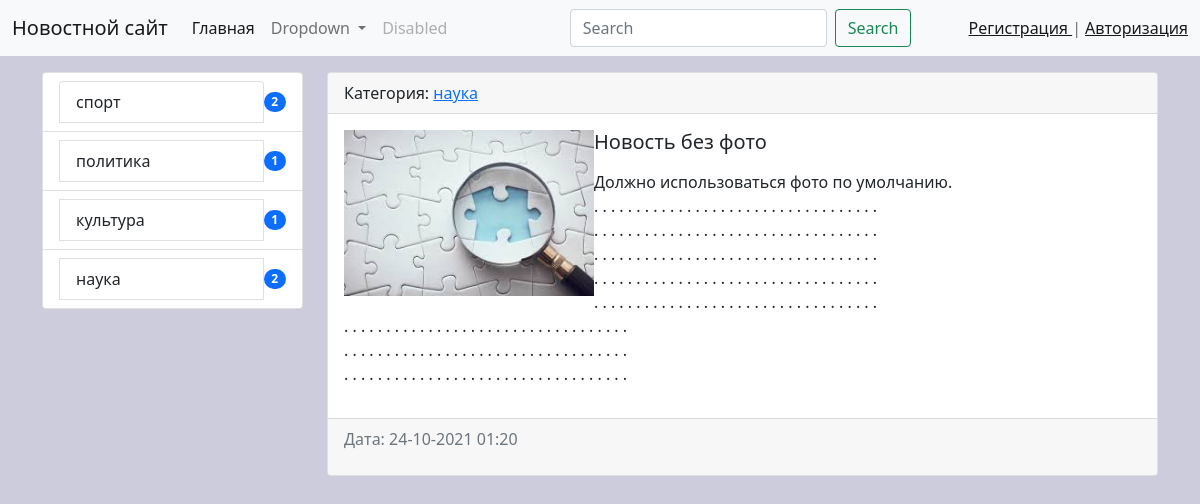
/news/11/, run on an earlier commit of the app's database.
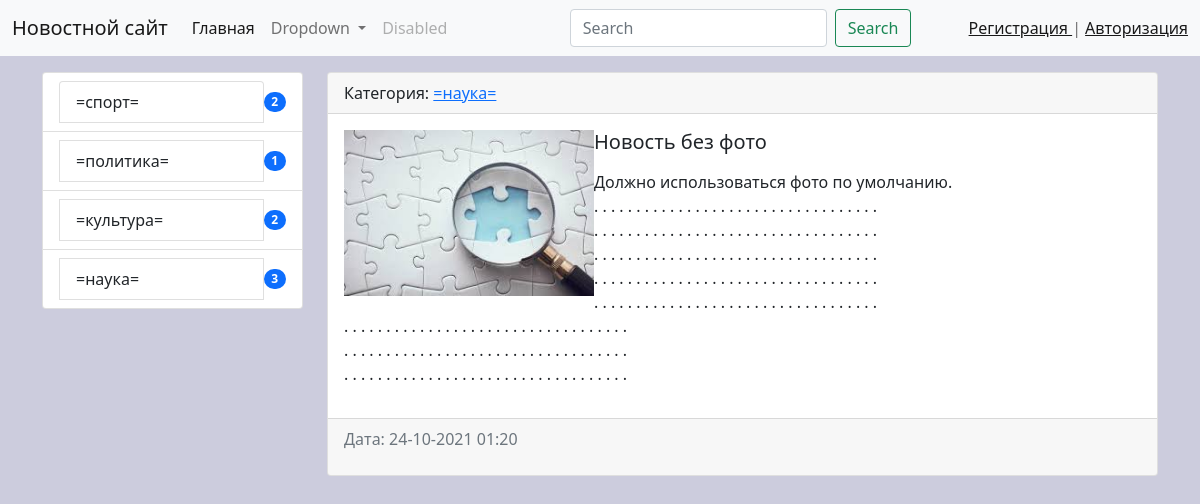
And on a later commit of the database.
### news/models.py (models this page shows, shortened)
class Category(models.Model):
    title = models.CharField(max_length=150, db_index=True,verbose_name='Наименование категории')
    def get_absolute_url(self):
        return reverse('category', kwargs={'category_id': self.pk})
    class Meta:
        verbose_name = 'категория'
        verbose_name_plural = 'категории'
        ordering = ['title']

class News(models.Model):
    title = models.CharField('Заголовок', max_length=150)
    content = models.TextField('контент', blank=True)
    created_at = models.DateTimeField('Дата создания', auto_now_add=True)
    updated_at = models.DateTimeField('Дата изменения', auto_now=True)
    photo = models.ImageField('фото', upload_to='photos/%Y/%m/%d', blank=True)
    is_published = models.BooleanField('опубликовать', default=True)
    category = models.ForeignKey('Category', on_delete=models.PROTECT, null=True, verbose_name='Категория')
    views = models.IntegerField(default=0, verbose_name='Просмотры')
    class Meta:
        verbose_name = "Новость"
        verbose_name_plural = "Новости"
        ordering = ['-created_at']

### news/views.py (the view)
# urls.py: path('news/<int:pk>/', ViewNews.as_view(), name='view_news'),
class ViewNews(DetailView):
    model = News
    context_object_name = 'news_item'

### news/templatetags/news_tags.py (called while the page is built)
@register.inclusion_tag('news/list_categories.html')
def show_categories():
    categories = Category.objects.annotate(cnt=Count('news', filter=F('news__is_published'))).filter(cnt__gt=0)
    return {"categories": categories}

### news/templates/news/news_detail.html (shortened to what this page needs)
{% extends 'base.html' %}
{% block sidebar %}
{% include 'inc/_sidebar.html' %}
{% endblock %}
{% block content %}
    <div class="card mb-3">
      <div class="card-header">
        Категория: <a href="{{ news_item.category.get_absolute_url }}">{{ news_item.category.title }}</a>
      </div>
      <div class="card-body">
          <div class="media">
              {% if news_item.photo %}
              <img src="{{ news_item.photo.url }}" alt="" class="float-md-start" width="250">
              {% else %}
                  <img src={% static '/img/no_images.jpg' %} alt="" class="float-md-start mr-3" width="250">
              {% endif %}
              <div class="media-body">
                    <h5 class="card-title">{{ news_item.title }}</h5>
                    <p class="card-text">{{ news_item.content|safe|linebreaks }}</p>
              </div>
          </div>
      </div>
      <div class="card-footer text-muted">
          <p>Дата: {{ news_item.created_at|date:"d-m-Y H:i" }}</p>
      </div>
    </div>
{% endblock %}

### news/templates/news/list_categories.html
<div class="list-group">
    {% for item in categories %}
    <li class="list-group-item d-flex justify-content-between align-items-center">
    <a href="{{ item.get_absolute_url }}" class="list-group-item list-group-item-action"> {{ item.title }} </a>
    <span class="badge bg-primary rounded-pill">{{ item.cnt }}</span>
    </li>
    {% endfor %}
</div>

What changed in the data, as far as the page shows it:
changed Category: title "спорт" → "=спорт="
changed Category: title "политика" → "=политика="
changed Category: title "культура" → "=культура="; cnt "1" → "2"
changed Category: title "наука" → "=наука="; cnt "2" → "3"
changed News "Новость без фото": category "наука" → "=наука="
